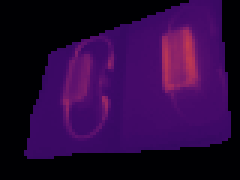
#> input picture model-training-and-evaluation/BD9010 Training and Evaluation/battery_discharging/normal_masked/DS1_N12_20240830_0184_105419323_INPUT_TEST_OK_CAM2_thermal.png, 80 x 60 px (shown 3 times larger); its folder holds 4 pictures in this run
$ jupyter execute --allow-errors IsolationForest.ipynb
#> lines starting #> are read from the running program, lines starting #| are printed output that depends on the picture
# Import necessary libraries

[cell 1]
import numpy as np
import matplotlib.pyplot as plt
import glob
from sklearn.ensemble import IsolationForest
from sklearn.metrics import roc_auc_score, roc_curve
from sklearn.preprocessing import StandardScaler
from sklearn.decomposition import PCA
from PIL import Image

# Load images from the train and test directories

[cell 2]
train_directory = "./battery_discharging/normal_masked/*.png"
test_directory = "./battery_discharging/test/masked/*.png"

train_image_paths = glob.glob(train_directory)
test_image_paths = glob.glob(test_directory)

print(f"Number of training images: {len(train_image_paths)}")
print(f"Number of testing images: {len(test_image_paths)}")

# Function to load and flatten images

[cell 3]
def load_images(image_paths):
    image_data = []

    for path in image_paths:
        image = Image.open(path).convert('L')
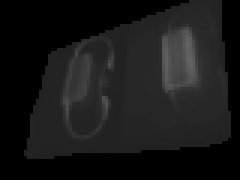
#> image: PIL image 80x60 L (shown 3 times larger); min 0, max 101, mean 23.8
        image = image.resize((80, 60))
        image_array = np.array(image).flatten()
#> image_array = 4800 values, max 101 at index 1182, min 0 at index 0, mean 23.78
        image_data.append(image_array)
#> pass 2 of the loop in load_images, `for path in image_paths:`:
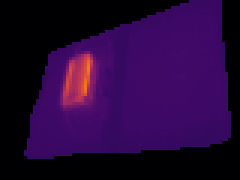
#> input picture model-training-and-evaluation/BD9010 Training and Evaluation/battery_discharging/normal_masked/DS1_N12_20240830_0184_114949128_INPUT_TEST_OK_CAM2_thermal.png, 80 x 60 px (shown 3 times larger)
#> in load_images, `image = Image.open(path).convert('L')`:
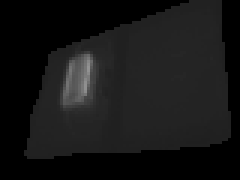
#> image: PIL image 80x60 L (shown 3 times larger); min 0, max 147, mean 21.8
#> image_array = 4800 values, max 147 at index 1789, min 0 at index 0, mean 21.78
#> pass 3 of the loop in load_images, `for path in image_paths:`:
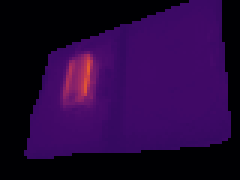
#> input picture model-training-and-evaluation/BD9010 Training and Evaluation/battery_discharging/normal_masked/DS1_N12_20240830_0184_122059732_INPUT_TEST_OK_CAM2_thermal.png, 80 x 60 px (shown 3 times larger)
#> in load_images, `image = Image.open(path).convert('L')`:
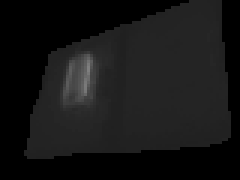
#> image: PIL image 80x60 L (shown 3 times larger); min 0, max 127, mean 21.5
#> image_array = 4800 values, max 127 at index 1789, min 0 at index 0, mean 21.52
#> the loop made 4 passes; the first 3 are shown
    return np.array(image_data)

# Load the images

[cell 4]
train_image_data = load_images(train_image_paths)
test_image_data = load_images(test_image_paths)

print(f"Train image data shape: {train_image_data.shape}")
#| Train image data shape: (4, 4800)
